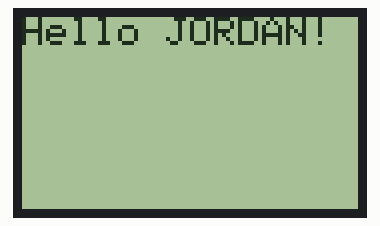
The sketch below on a simulated Arduino Uno, built with avr-gcc and run on an emulated ATmega328P. Parts: 84×48 one-colour display.

Above: at 0.1 s.
At 2.1 s:
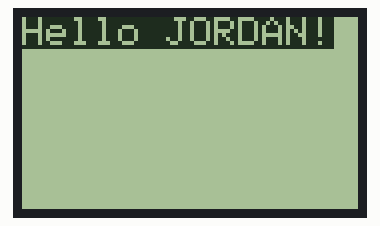
At 4.1 s:
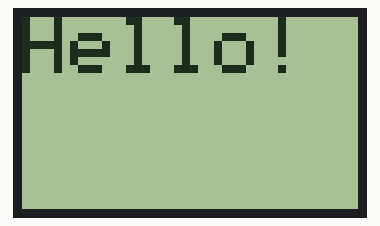
At 8.2 s:
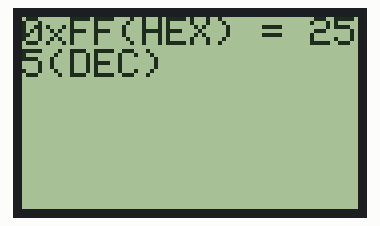
At 10.2 s:
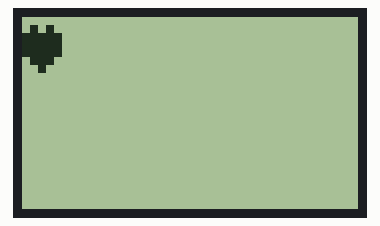
At 38.6 s:
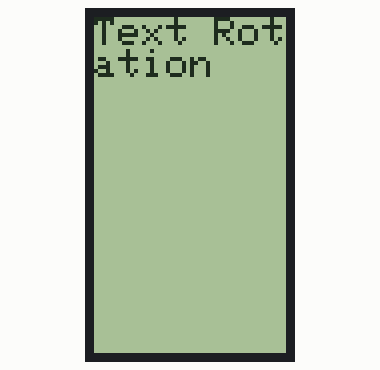

The sketch:

lcd.ino
```cpp
#include <SPI.h>
#include <Adafruit_GFX.h>
#include <Adafruit_PCD8544.h>

// Declare LCD object for software SPI
// Adafruit_PCD8544(CLK,DIN,D/C,CE,RST);
Adafruit_PCD8544 display = Adafruit_PCD8544(7, 6, 5, 4, 3);

int rotatetext = 1;

void setup()   {
  Serial.begin(9600);

  //Initialize Display
  display.begin();

  // you can change the contrast around to adapt the display for the best viewing!
  display.setContrast(40);

  // Clear the buffer.
  display.clearDisplay();

  // Display Text
  display.setTextSize(1/2);
  display.setTextColor(BLACK);
  display.setCursor(0,0);
  display.println("Hello JORDAN!");
  display.display();
  delay(2000);
  display.clearDisplay();


  // Display Inverted Text
  display.setTextColor(WHITE, BLACK); // 'inverted' text
  display.setCursor(0,0);
  display.println("Hello JORDAN!");
  display.display();
  delay(2000);
  display.clearDisplay();

  // Scaling Font Size
  display.setTextColor(BLACK);
  display.setCursor(0,0);
  display.setTextSize(2);
  display.println("Hello!");
  display.display();
  delay(2000);
  display.clearDisplay();

  // Display Numbers
  display.setTextSize(1);
  display.setCursor(0,0);
  for(int i = 0; i < 10; i++){
  display.print(i);
  }
  display.display();
  delay(2000);
  display.clearDisplay();

  // Specifying Base For Numbers
  display.setCursor(0,0);
  display.print("0x"); display.print(0xFF, HEX);
  display.print("(HEX) = ");
  display.print(0xFF, DEC);
  display.println("(DEC)");
  display.display();
  delay(2000);
  display.clearDisplay();

  // Display ASCII Characters
  display.setCursor(0,0);
  display.setTextSize(2);
  display.write(3);
  display.display();
  delay(2000);
  display.clearDisplay();

  // Text Rotation
  while(1)
  {
  display.clearDisplay();
  display.setRotation(rotatetext);  // rotate 90 degrees counter clockwise, can also use values of 2 and 3 to go further.
  display.setTextSize(1);
  display.setTextColor(BLACK);
  display.setCursor(0,0);
  display.println("Text Rotation");
  display.display();
  delay(1000);
  display.clearDisplay();
  rotatetext++;
  }
}

void loop() {}
```

Measured:
- what the display in image 1 shows lasts 2.0 s, from 2.1 s to 4.1 s
- what the display in image 5 shows lasts 1.0 s, from 38.5 s to 39.5 s
